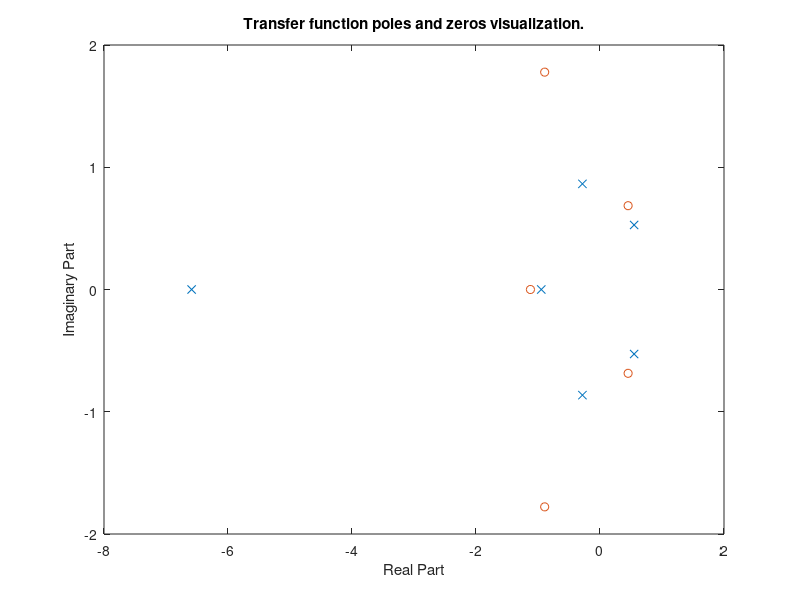

Source code (MATLAB): (Note: this script raises an error after producing the figure.)
poles = roots([1 7 3 2 1 0 3])
zeros = roots([1 2 4 1 0 3])
figure;
plot(poles,"x");
hold on;
plot(zeros,"o");
hold off;
title('Transfer function poles and zeros visualization.');
xlabel("Real Part");
ylabel("Imaginary Part");
yline(0);
xline(0);


